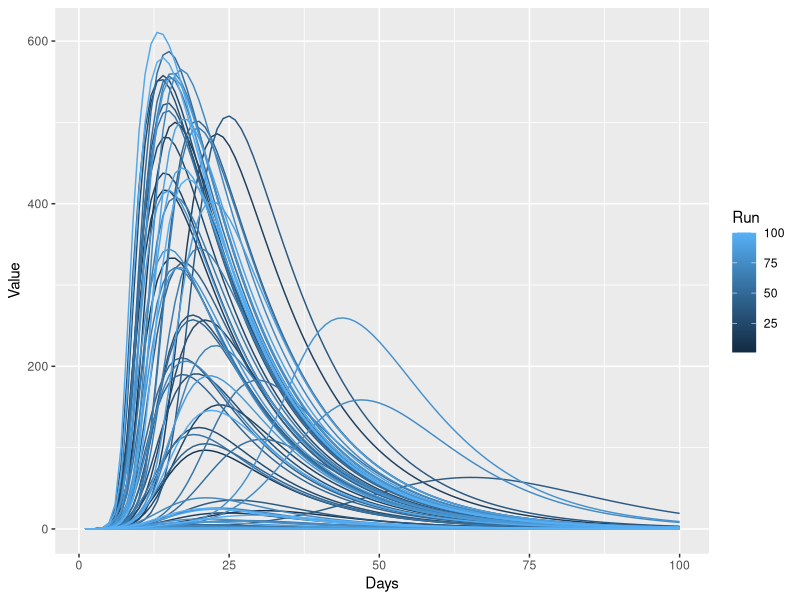
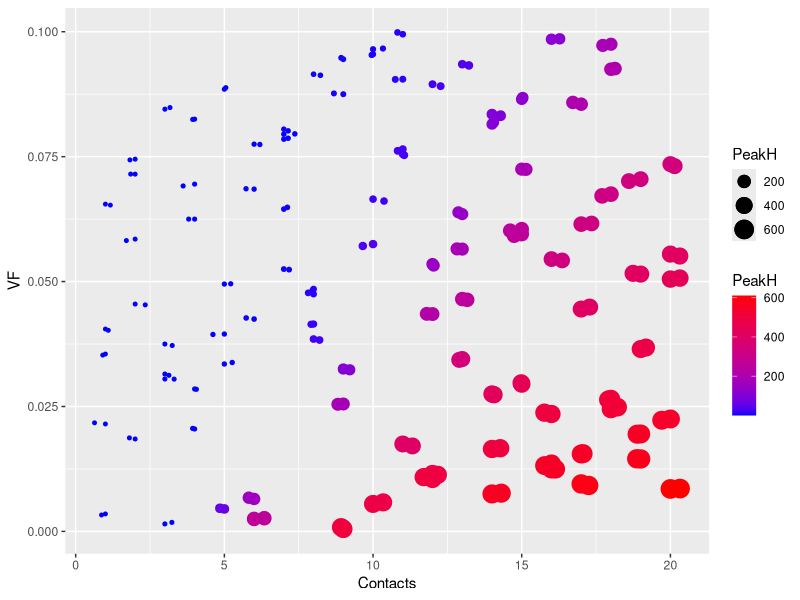

Write R code to recreate these figures, in order.
# This example takes as input a sensitivity run from Stella and then
# generates a scatter plot of two params (contacts and Vaccination Fraction)
# to show the peak values in hospital

library(readr)
library(dplyr)
library(ggplot2)
library(stringr)
library(tidyr)

# Load in the sensitivity data
sd <- read_csv("datasets/sensitivity runs/SIRH_Sensitivity.csv")

# Convert to tidy data format
sd_tidy <- sd %>%
             pivot_longer(cols=!Days,names_to="Variable",values_to="Value") %>%
             mutate(Variable=str_replace_all(Variable,'\"',""),
                    Variable=str_replace(Variable,"=","")) %>%
             separate(Variable,into=c("Run","Variable"),sep = ":") %>%
             mutate(Variable=trimws(Variable)) %>%
             separate(Run,c("TempRun","Run"),sep = " ",convert = TRUE) %>%
             select(Run,Days,Variable,Value)

p1 <- ggplot(filter(sd_tidy,Variable=="In Hospital"),
       aes(x=Days,y=Value,colour=Run,group=Run))+geom_line()

# widen the data because we want to see each variable in its own column
sd_wide <- sd_tidy %>%
             pivot_wider(names_from = Variable,values_from = Value)


# Gather the peak data for each run
summ <- sd_wide %>%
           group_by(Run) %>%
           summarise(PeakH=max(`In Hospital`),
                     Contacts=first(Contacts),
                     VF=first(VF)) %>%
          ungroup()

# Show the tibble
arrange(summ,desc(PeakH))

# Plot the results
p2 <- ggplot(summ,aes(x=Contacts,y=VF,size=PeakH,colour=PeakH))+
         geom_point()+
         scale_color_gradient(low="blue", high="red")+geom_jitter()

